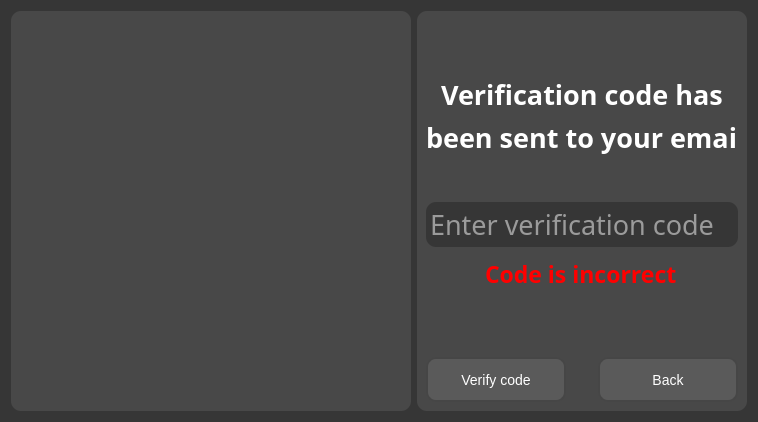
<?xml version="1.0" encoding="UTF-8"?>
<ui version="4.0">
 <class>Form</class>
 <widget class="QWidget" name="Form">
  <property name="geometry">
   <rect>
    <x>0</x>
    <y>0</y>
    <width>754</width>
    <height>418</height>
   </rect>
  </property>
  <property name="font">
   <font>
    <family>MS Serif</family>
   </font>
  </property>
  <property name="windowTitle">
   <string>Form</string>
  </property>
  <property name="styleSheet">
   <string notr="true">background-color:rgb(54, 54, 54);</string>
  </property>
  <layout class="QHBoxLayout" name="horizontalLayout_2">
   <item>
    <widget class="QFrame" name="leftFrame">
     <property name="minimumSize">
      <size>
       <width>400</width>
       <height>400</height>
      </size>
     </property>
     <property name="styleSheet">
      <string notr="true">background-color: rgb(72, 72, 72);
border-radius: 10px;</string>
     </property>
     <property name="frameShape">
      <enum>QFrame::StyledPanel</enum>
     </property>
     <property name="frameShadow">
      <enum>QFrame::Raised</enum>
     </property>
     <layout class="QVBoxLayout" name="verticalLayout_2">
      <item>
       <widget class="QLabel" name="labelImage">
        <property name="minimumSize">
         <size>
          <width>300</width>
          <height>150</height>
         </size>
        </property>
        <property name="styleSheet">
         <string notr="true">border-radius: 10px;</string>
        </property>
        <property name="text">
         <string/>
        </property>
        <property name="pixmap">
         <pixmap>StartLogo.png</pixmap>
        </property>
        <property name="scaledContents">
         <bool>true</bool>
        </property>
       </widget>
      </item>
     </layout>
    </widget>
   </item>
   <item>
    <widget class="QFrame" name="rightFrame">
     <property name="minimumSize">
      <size>
       <width>330</width>
       <height>400</height>
      </size>
     </property>
     <property name="styleSheet">
      <string notr="true">background-color: rgb(72, 72, 72);
border-radius: 10px;</string>
     </property>
     <property name="frameShape">
      <enum>QFrame::StyledPanel</enum>
     </property>
     <property name="frameShadow">
      <enum>QFrame::Raised</enum>
     </property>
     <layout class="QVBoxLayout" name="verticalLayout_3">
      <item>
       <spacer name="verticalSpacer">
        <property name="orientation">
         <enum>Qt::Vertical</enum>
        </property>
        <property name="sizeHint" stdset="0">
         <size>
          <width>20</width>
          <height>40</height>
         </size>
        </property>
       </spacer>
      </item>
      <item>
       <layout class="QVBoxLayout" name="verticalLayout">
        <item alignment="Qt::AlignHCenter|Qt::AlignVCenter">
         <widget class="QLabel" name="emailLabel_1">
          <property name="maximumSize">
           <size>
            <width>16777215</width>
            <height>49</height>
           </size>
          </property>
          <property name="font">
           <font>
            <family>Maiandra GD</family>
            <pointsize>20</pointsize>
            <weight>75</weight>
            <bold>true</bold>
           </font>
          </property>
          <property name="styleSheet">
           <string notr="true">color: white;
background-color: rgba(0,0,0,0);

</string>
          </property>
          <property name="text">
           <string>Verification code has</string>
          </property>
         </widget>
        </item>
        <item alignment="Qt::AlignHCenter|Qt::AlignVCenter">
         <widget class="QLabel" name="emailLabel_2">
          <property name="maximumSize">
           <size>
            <width>16777215</width>
            <height>60</height>
           </size>
          </property>
          <property name="font">
           <font>
            <family>Maiandra GD</family>
            <pointsize>20</pointsize>
            <weight>75</weight>
            <bold>true</bold>
           </font>
          </property>
          <property name="styleSheet">
           <string notr="true">color: white;
background-color: rgba(0,0,0,0);

</string>
          </property>
          <property name="text">
           <string>been sent to your email</string>
          </property>
         </widget>
        </item>
        <item>
         <spacer name="verticalSpacer_3">
          <property name="orientation">
           <enum>Qt::Vertical</enum>
          </property>
          <property name="sizeHint" stdset="0">
           <size>
            <width>20</width>
            <height>40</height>
           </size>
          </property>
         </spacer>
        </item>
       </layout>
      </item>
      <item>
       <widget class="QTextEdit" name="textOtpCode">
        <property name="minimumSize">
         <size>
          <width>50</width>
          <height>45</height>
         </size>
        </property>
        <property name="maximumSize">
         <size>
          <width>16777215</width>
          <height>45</height>
         </size>
        </property>
        <property name="font">
         <font>
          <family>Maiandra GD</family>
          <pointsize>20</pointsize>
         </font>
        </property>
        <property name="cursor" stdset="0">
         <cursorShape>IBeamCursor</cursorShape>
        </property>
        <property name="styleSheet">
         <string notr="true">QTextEdit {
	color: white;
	border-radius: 10px;
	background-color: rgb(54, 54, 54);
}

QTextEdit:hover {
	color: white;
	border-radius: 10px;
	background-color: rgb(54, 54, 54);
	border: 2px solid rgb(0, 0, 0);
}</string>
        </property>
        <property name="placeholderText">
         <string>Enter verification code</string>
        </property>
       </widget>
      </item>
      <item alignment="Qt::AlignHCenter|Qt::AlignVCenter">
       <widget class="QLabel" name="labelError">
        <property name="font">
         <font>
          <family>Maiandra GD</family>
          <pointsize>17</pointsize>
          <weight>75</weight>
          <bold>true</bold>
          <underline>false</underline>
         </font>
        </property>
        <property name="styleSheet">
         <string notr="true">background-color: rgba(0,0,0,0);
color: red;
margin-top: 5px;
margin-bottom: 5px;</string>
        </property>
        <property name="text">
         <string>Code is incorrect</string>
        </property>
       </widget>
      </item>
      <item>
       <spacer name="verticalSpacer_2">
        <property name="orientation">
         <enum>Qt::Vertical</enum>
        </property>
        <property name="sizeHint" stdset="0">
         <size>
          <width>20</width>
          <height>40</height>
         </size>
        </property>
       </spacer>
      </item>
      <item>
       <layout class="QHBoxLayout" name="horizontalLayout">
        <property name="sizeConstraint">
         <enum>QLayout::SetMaximumSize</enum>
        </property>
        <item>
         <widget class="QPushButton" name="pushButtonVerify">
          <property name="minimumSize">
           <size>
            <width>140</width>
            <height>45</height>
           </size>
          </property>
          <property name="maximumSize">
           <size>
            <width>16777215</width>
            <height>80</height>
           </size>
          </property>
          <property name="font">
           <font>
            <pointsize>-1</pointsize>
           </font>
          </property>
          <property name="cursor">
           <cursorShape>PointingHandCursor</cursorShape>
          </property>
          <property name="styleSheet">
           <string notr="true">QPushButton {
    color: white;
    background-color: rgb(90, 90, 90);
    border-radius: 10px;
    border: 2px solid rgb(70, 70, 70); 
    padding: 5px 10px; 
    font-size: 14px; 
}

QPushButton:hover {
    background-color: rgb(120, 120, 120); 
    border: 2px solid rgb(0, 0, 0);
}

QPushButton:pressed {
    background-color: rgb(70, 70, 70); 
    border: 2px solid rgb(0, 0, 0);
}
</string>
          </property>
          <property name="text">
           <string>Verify code</string>
          </property>
         </widget>
        </item>
        <item>
         <spacer name="horizontalSpacer">
          <property name="orientation">
           <enum>Qt::Horizontal</enum>
          </property>
          <property name="sizeHint" stdset="0">
           <size>
            <width>30</width>
            <height>20</height>
           </size>
          </property>
         </spacer>
        </item>
        <item>
         <widget class="QPushButton" name="pushButtonBack">
          <property name="minimumSize">
           <size>
            <width>140</width>
            <height>45</height>
           </size>
          </property>
          <property name="maximumSize">
           <size>
            <width>16777215</width>
            <height>80</height>
           </size>
          </property>
          <property name="font">
           <font>
            <pointsize>-1</pointsize>
           </font>
          </property>
          <property name="cursor">
           <cursorShape>PointingHandCursor</cursorShape>
          </property>
          <property name="styleSheet">
           <string notr="true">QPushButton {
    color: white;
    background-color: rgb(90, 90, 90);
    border-radius: 10px;
    border: 2px solid rgb(70, 70, 70); 
    padding: 5px 10px; 
    font-size: 14px; 
}

QPushButton:hover {
    background-color: rgb(120, 120, 120); 
    border: 2px solid rgb(0, 0, 0);
}

QPushButton:pressed {
    background-color: rgb(70, 70, 70); 
    border: 2px solid rgb(0, 0, 0);
}</string>
          </property>
          <property name="text">
           <string>Back</string>
          </property>
         </widget>
        </item>
       </layout>
      </item>
     </layout>
    </widget>
   </item>
  </layout>
 </widget>
 <resources/>
 <connections/>
</ui>
